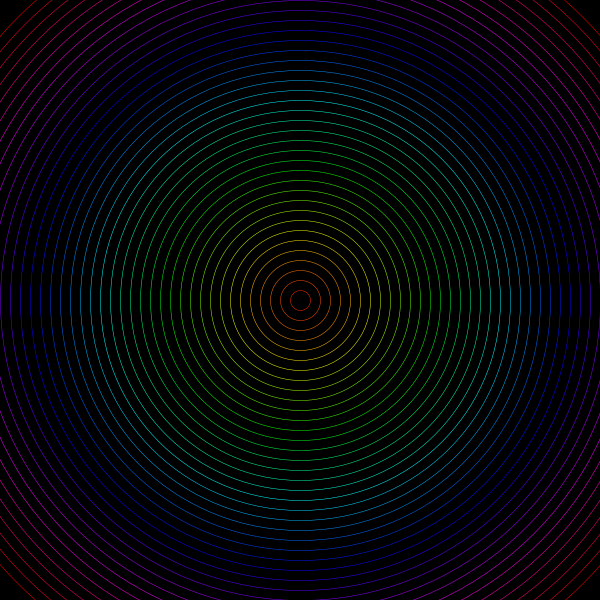
Frame 1 (no input)
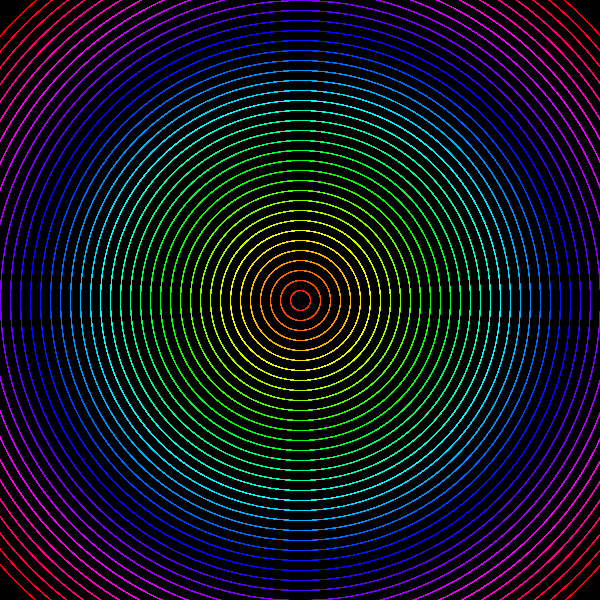
Frame 60 (the mouse pressed at the canvas centre just before this capture)
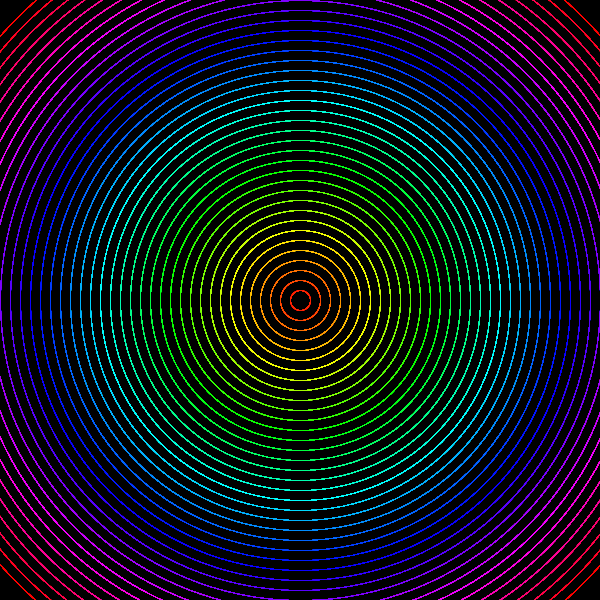
Frame 120 (the mouse held since frame 60 and released just before this capture)

The Processing sketch that drew these frames (run headless with seeded random() and noise(); from frame 60 on, the mouse is pressed at the canvas centre):

// Processing sketch: sketch_220118b
// ── sketch_220118b.pde
void setup(){
  size(600,600);
  colorMode(HSB,360,100,100);
  background(0,0,0);
}

void draw(){
  for(int i = 0; i <= 400; i += 10){
    noFill();
    strokeWeight(0.5);
    stroke(map(i,0,400,0,360),100,100);
    ellipse(width/2,height/2,i*2, i*2);
  }
}
